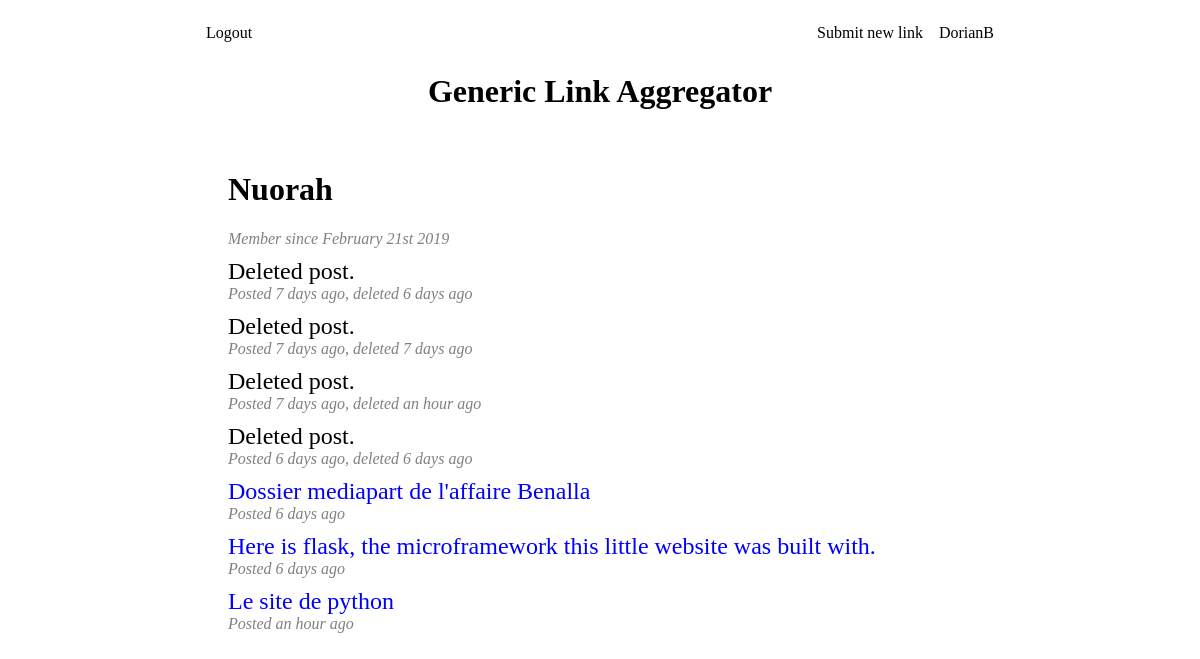
/user/Nuorah (signed in), run on the app's committed database.
### app/models.py (models this page shows, shortened)
class User(UserMixin, db.Model):
	id = db.Column(db.Integer, primary_key=True)
	username = db.Column(db.String(64), index=True, unique=True)
	password_hash = db.Column(db.String(128))
	karma = db.Column(db.Integer)
	registration_date = db.Column(db.DateTime, index=True, default=datetime.utcnow)
	posts = db.relationship('Post', backref='author', lazy='dynamic')

class Post(db.Model):
	id = db.Column(db.Integer, primary_key=True)
	title = db.Column(db.String(64))
	url = db.Column(db.String(512))
	timestamp = db.Column(db.DateTime, index=True, default=datetime.utcnow)
	score = db.Column(db.Integer)
	user_id = db.Column(db.Integer, db.ForeignKey('user.id'))
	deleted = db.Column(db.Boolean, default = False)
	deleted_timestamp = db.Column(db.DateTime, index=True)

### app/main/routes.py (the view)
@bp.route('/user/<username>')
def user(username):
	user = User.query.filter_by(username=username).first_or_404()
	if user:
		posts = Post.query.filter_by(user_id=user.id).all()
		if posts:
			return render_template('user.html', user=user, posts=posts)
		return render_template('user.html', user=user)
	return redirect(url_for('main.index'))

### app/models.py (called while the page is built)
@login.user_loader
def load_user(id):
    return User.query.get(int(id))

### app/templates/user.html (shortened to what this page needs)
{% extends "base.html" %}
{% block app_content %}
<h1>{{ user.username }}</h1>
<p class="post_info">Member since {{ moment(user.registration_date).format('MMMM Do YYYY') }}</p>
	<p class="post_info">
	{% for post in posts %}
	{% if post.deleted %}
	<p class="post_title">Deleted post.</p>
	<p class="post_info">Posted {{ moment(post.timestamp).fromNow() }}, deleted {{ moment(post.deleted_timestamp).fromNow() }}</a></p>
	{% else %}
	<p class="post_title"><a href={{ post.url }}>{{ post.title }}</a></p>
	<p class="post_info">Posted {{ moment(post.timestamp).fromNow() }}{% if user == current_user %}, <a href= {{ url_for('main.delete', post_id=post.id) }}>delete post</a></p>
	{% else %}
	</p>
	{% endif %}
	{% endif %}
	{% endfor %}
	{% endblock %}

### app/templates/base.html (shortened to what this page needs)
<doctype html>
<html>
<head>
	<link rel="stylesheet" href="{{url_for('static', filename='styles.css')}}">
</head>
<body>
	{% block navbar %}
	<nav class="navbar">
		<div class="container">
			<div class="" id="">
				<ul class="navbar_left">
					{% if current_user.is_anonymous %}
					<li><a href="{{ url_for('main.login') }}">Login</a></li>
					{% else %}
					<li><a href="{{ url_for('main.logout') }}">Logout</a></li>
				</ul>
				<ul class="navbar_right">
					<li><a href="{{ url_for('main.submit') }}">Submit new link</a></li>
					<li><a href="{{ url_for('main.user', username=current_user.username) }}">{{ current_user.username }}</a></li>
					{% endif %}
				</ul>
			</div>
		</div>
	</nav>
	<div class="banner">
		<a href="{{ url_for('main.index') }}"><h1>Generic Link Aggregator</h1></a>
	</div>
	{% endblock %}
	{% block content %}
	<div class="container" >
		<div class="content">
			{% block app_content %}{% endblock %}
		</div>
	</div>
	{% endblock %}
</body>
</html>

### app/static/styles.css (style rules this page uses)
* { box-sizing: inherit; }
html { box-sizing: border-box; }
body { margin: 0; padding: 0; font-family: "Palatino Linotype", "Book Antiqua", Palatino, serif; }
a { color: black; text-decoration: none; }
.banner { padding:0; margin:0; height:50px; }
.banner h1 { text-align: center; position: relative; top: 50%; transform: translateY(-50%); padding:0; margin:0; }
div.container { max-width: 880px; margin: 24px auto; padding: 0 20px; }
.content { padding: 10px 24px; margin: 10px 24px; }
p.post_title { font-size: x-large; margin: 0; margin-top:10px; padding: 0; }
p.post_title a { color:blue; }
p.post_info { padding: 0; margin-top: 0; margin-bottom: 0; padding-top: 0; color:grey; font-style: italic; }
nav.navbar { max-width: 880px; margin: 24px auto; padding: 0 40px; overflow: hidden; font-family: "Times New Roman", Times, serif; }
nav.navbar .container { padding:0; margin:0; }
nav.navbar ul { list-style-type: none; margin: 0; padding: 0; }
nav.navbar li { display: inline; }
nav.navbar li a { color: black; text-align: center; padding: 14px 6px; margin : 0; text-decoration: none; }
.navbar_right { float: right; }
.navbar_left { float: left; }

### data on the page
User: username "DorianB"
User: username "Nuorah", registration_date "February 21st 2019"
Post: timestamp "7 days ago", deleted_timestamp "6 days ago"
Post: timestamp "7 days ago", deleted_timestamp "7 days ago"
Post: timestamp "7 days ago", deleted_timestamp "an hour ago"
Post: timestamp "6 days ago", deleted_timestamp "6 days ago"
Post: title "Dossier mediapart de l'affaire Benalla", timestamp "6 days ago"
Post: title "Here is flask, the microframework this little website was built with.", timestamp "6 days ago"
Post: title "Le site de python", timestamp "an hour ago"
